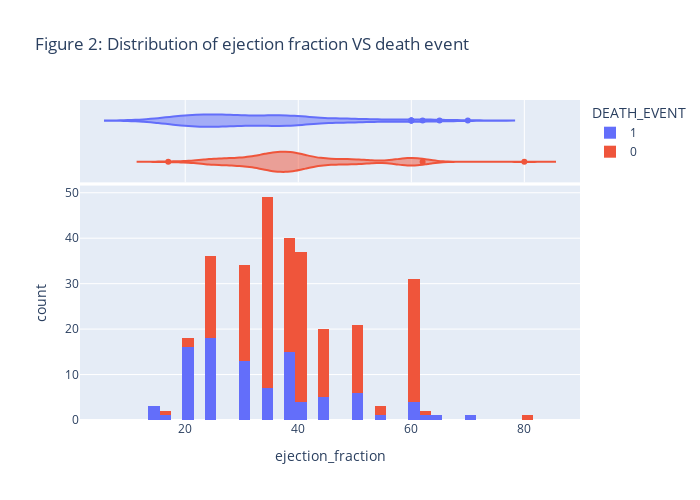

Source (notebook cell):
### Code cell
plot_histogram(heart_data, 'ejection_fraction', 'DEATH_EVENT', NBINS, "violin",'Figure 2: Distribution of ejection fraction VS death event')

### Figure 1 — Plotly figure (JSON) as saved in the notebook; plotly's stock layout.template omitted (floating-point values rounded to 4 significant figures; data arrays with more than 128 entries replaced by an {"elided": "..."} marker saying what was removed)
{"data": [{"nbinsx": 50, "bingroup": "x", "offsetgroup": "1", "xaxis": "x", "type": "histogram", "marker": {"color": "#636efa"}, "legendgroup": "1", "yaxis": "y", "alignmentgroup": "True", "x": [20, 38, 20, 20, 20, 40, 15, 60, 65, 35, 38, 25, 30, 38, 50, 38, 14, 25, 55, 30, 35, 30, 38, 40, 45, 38, 30, 38, 45, 35, 50, 35, 50, 50, 38, 20, 30, 45, 60, 38, 25, 38, 20, 30, 25, 20, 62, 50, 38, 30, 20, 20, 25, 40, 35, 20, 15, 25, 25, 25, 35, 20, 20, 25, 25, 25, 30, 60, 60, 38, 40, 17, 38, 25, 30, 45, 35, 30, 38, 20, 25, 25, 38, 25, 30, 50, 25, 20, 45, 30, 70, 20, 30, 25, 25, 20], "showlegend": true, "orientation": "v", "name": "1", "hovertemplate": "DEATH_EVENT=1<br>ejection_fraction=%{x}<br>count=%{y}<extra></extra>"}, {"scalegroup": "x", "offsetgroup": "1", "xaxis": "x2", "type": "violin", "marker": {"color": "#636efa"}, "legendgroup": "1", "yaxis": "y2", "x": [20, 38, 20, 20, 20, 40, 15, 60, 65, 35, 38, 25, 30, 38, 50, 38, 14, 25, 55, 30, 35, 30, 38, 40, 45, 38, 30, 38, 45, 35, 50, 35, 50, 50, 38, 20, 30, 45, 60, 38, 25, 38, 20, 30, 25, 20, 62, 50, 38, 30, 20, 20, 25, 40, 35, 20, 15, 25, 25, 25, 35, 20, 20, 25, 25, 25, 30, 60, 60, 38, 40, 17, 38, 25, 30, 45, 35, 30, 38, 20, 25, 25, 38, 25, 30, 50, 25, 20, 45, 30, 70, 20, 30, 25, 25, 20], "showlegend": false, "alignmentgroup": "True", "name": "1", "hovertemplate": "DEATH_EVENT=1<br>ejection_fraction=%{x}<extra></extra>"}, {"nbinsx": 50, "bingroup": "x", "offsetgroup": "0", "xaxis": "x", "type": "histogram", "marker": {"color": "#EF553B"}, "legendgroup": "0", "yaxis": "y", "alignmentgroup": "True", "x": {"elided": "203 int values"}, "showlegend": true, "orientation": "v", "name": "0", "hovertemplate": "DEATH_EVENT=0<br>ejection_fraction=%{x}<br>count=%{y}<extra></extra>"}, {"scalegroup": "x", "offsetgroup": "0", "xaxis": "x2", "type": "violin", "marker": {"color": "#EF553B"}, "legendgroup": "0", "yaxis": "y2", "x": {"elided": "203 int values"}, "showlegend": false, "alignmentgroup": "True", "name": "0", "hovertemplate": "DEATH_EVENT=0<br>ejection_fraction=%{x}<extra></extra>"}], "layout": {"title": {"text": "Figure 2: Distribution of ejection fraction VS death event"}, "yaxis2": {"showgrid": false, "domain": [0.7426, 1.0], "anchor": "x2", "showticklabels": false, "matches": "y2", "showline": false, "ticks": ""}, "xaxis2": {"showgrid": true, "domain": [0.0, 1.0], "anchor": "y2", "showticklabels": false, "matches": "x"}, "yaxis": {"title": {"text": "count"}, "domain": [0.0, 0.7326], "anchor": "x"}, "height": 500, "barmode": "relative", "xaxis": {"title": {"text": "ejection_fraction"}, "domain": [0.0, 1.0], "anchor": "y"}, "legend": {"title": {"text": "DEATH_EVENT"}, "tracegroupgap": 0}, "width": 700}}
